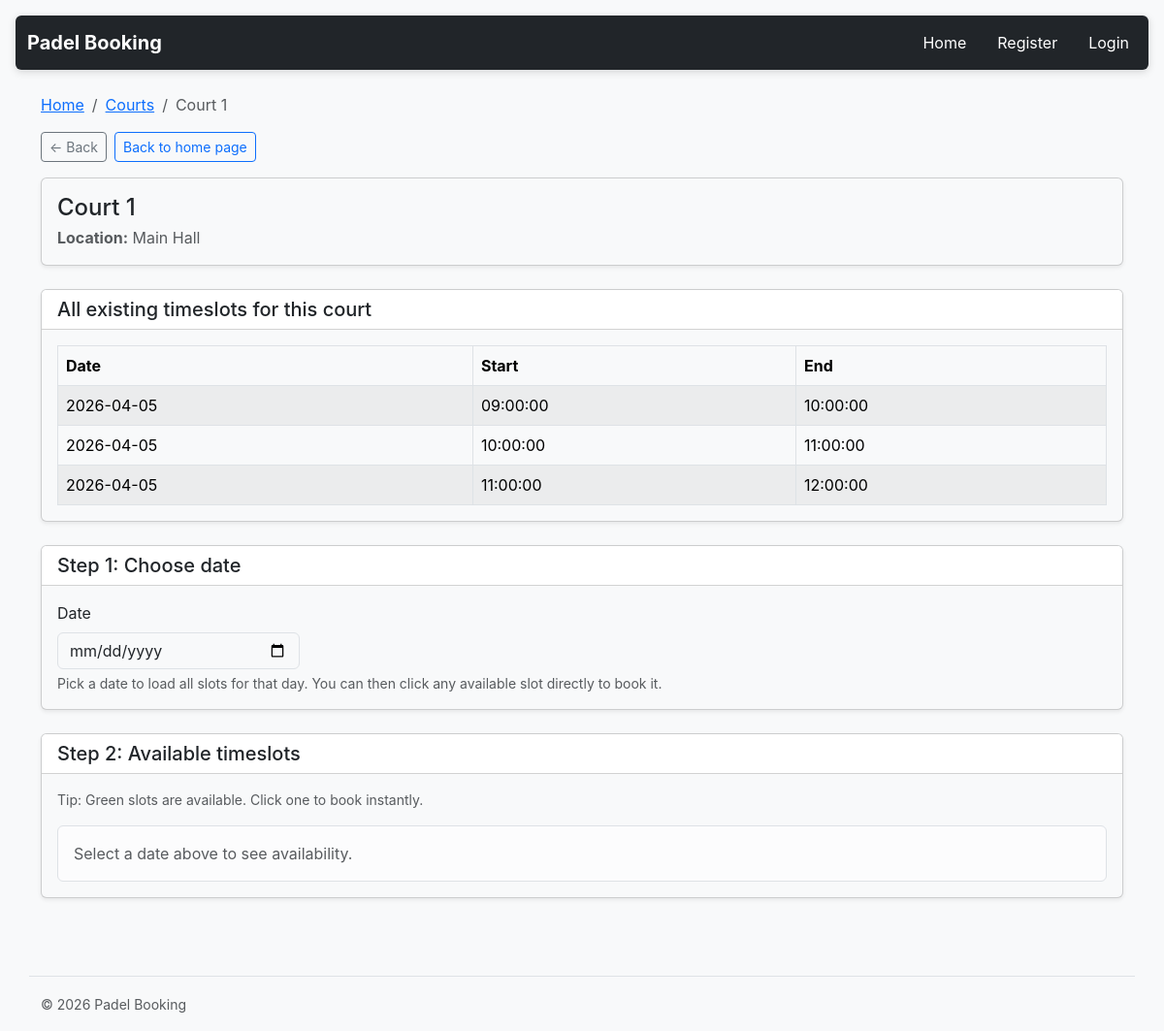
/courts/1, run on the app's committed database.
### tables this page shows
CREATE TABLE IF NOT EXISTS courts (
  id INT UNSIGNED NOT NULL AUTO_INCREMENT,
  name VARCHAR(100) NOT NULL,
  location VARCHAR(255) NOT NULL,
  PRIMARY KEY (id)
);

CREATE TABLE IF NOT EXISTS timeslots (
  id INT UNSIGNED NOT NULL AUTO_INCREMENT,
  court_id INT UNSIGNED NOT NULL,
  slot_date DATE NOT NULL,
  start_time TIME NOT NULL,
  end_time TIME NOT NULL,
  PRIMARY KEY (id),
  KEY idx_timeslots_court_date (court_id, slot_date),
  UNIQUE KEY uq_timeslot_per_day (court_id, slot_date, start_time, end_time),
  CONSTRAINT fk_timeslots_court
    FOREIGN KEY (court_id) REFERENCES courts(id)
    ON DELETE CASCADE
);

### src/Controllers/CourtController.php (called while the page is built, shortened)
<?php
class CourtController
{
    private CourtService $courtService;
    private TimeslotService $timeslotService;
    public function __construct()
    {
        $this->courtService = new CourtService();
        $this->timeslotService = new TimeslotService();
    }
    public function get(int $id)
    {
        try {
            $court = $this->courtService->getById($id);
            $allTimeslots = $this->timeslotService->getByCourtId($id);
            require __DIR__ . '/../Views/courts/get.php';
        } catch (\Exception $e) {
            $_SESSION['error_message'] = 'An error occurred loading the court: ' . $e->getMessage();
            header('Location: /courts');
            exit;
        }
    }
}

### src/Repositories/CourtRepository.php (called while the page is built, shortened)
<?php
class CourtRepository extends Repository implements ICourtRepository
{
    public function getById(int $id): ?CourtModel
 {
    $pdo = $this->getConnection();
    $sql = "SELECT id, name, location FROM courts WHERE id = :id LIMIT 1";
    $stmt = $pdo->prepare($sql);
    $stmt->execute(['id' => $id]);
    $row = $stmt->fetch(PDO::FETCH_ASSOC);
    return new CourtModel(
        (int)$row['id'],
        $row['name'],
        $row['location']
    );
  }
}

### src/Services/CourtService.php (called while the page is built, shortened)
<?php
class CourtService implements ICourtService
{
    private CourtRepository $courtRepository;
    public function __construct()
    {
        $this->courtRepository = new CourtRepository();
    }
    public function getById(int $id)
   {
      return $this->courtRepository->getById($id);
   }
}

### src/autoload.php (called while the page is built, shortened)
<?php
spl_autoload_register(function (string $class) {
    $prefix = 'App\\';
    $baseDir = __DIR__ . '/';
    $relativeClass = substr($class, strlen($prefix));
    $file = $baseDir . str_replace('\\', '/', $relativeClass) . '.php';
});

### src/Models/CourtModel.php (called while the page is built, shortened)
<?php
class CourtModel
{
    public function __construct(int $id, string $name, string $location)
    {
        $this->name = $name;
        $this->location = $location;
    }
}

### src/Repositories/TimeslotRepository.php (called while the page is built, shortened)
<?php
class TimeslotRepository extends Repository implements ITimeslotRepository
{
    public function getByCourtId(int $courtId): array
    {
        $pdo = $this->getConnection();
        $sql = "SELECT id, court_id, slot_date, start_time, end_time
                FROM timeslots
                WHERE court_id = :court_id
                ORDER BY slot_date ASC, start_time ASC";
        $stmt = $pdo->prepare($sql);
        $stmt->execute(['court_id' => $courtId]);
        $rows = $stmt->fetchAll(PDO::FETCH_ASSOC);
        $timeslots = [];
        foreach ($rows as $row) {
            $timeslots[] = new TimeslotModel(
                (int)$row['id'],
                (int)$row['court_id'],
                $row['slot_date'],
                $row['start_time'],
                $row['end_time']
            );
        }
        return $timeslots;
    }
}

### src/Services/TimeslotService.php (called while the page is built, shortened)
<?php
class TimeslotService implements ITimeslotService
{
    private TimeslotRepository $timeslotRepository;
    public function __construct()
    {
        $this->timeslotRepository = new TimeslotRepository();
    }
    public function getByCourtId(int $courtId): array
    {
        return $this->timeslotRepository->getByCourtId($courtId);
    }
}

### src/Models/TimeslotModel.php (called while the page is built, shortened)
<?php
class TimeslotModel
{
    public function __construct(
        int $id,
        int $courtId,
        string $slotDate,
        string $startTime,
        string $endTime
    ) {
        $this->slotDate = $slotDate;
        $this->startTime = $startTime;
        $this->endTime = $endTime;
    }
}

### src/Views/courts/get.php (the view, shortened to what this page needs)
<?php require __DIR__ . '/../partials/header.php'; ?>
<?php
require __DIR__ . '/../partials/breadcrumb.php';
?>
<?php require __DIR__ . '/../partials/back_nav.php'; ?>
<div class="card mb-4 shadow-sm">
    <div class="card-body">
        <h1 class="h4 card-title mb-1"><?php echo htmlspecialchars($court->name); ?></h1>
        <p class="card-text text-muted mb-0"><strong>Location:</strong> <?php echo htmlspecialchars($court->location); ?></p>
    </div>
</div>
<?php if (isset($_SESSION['show_my_bookings_button']) && isset($_SESSION['user_id'])): ?>
    <?php unset($_SESSION['show_my_bookings_button']); ?>
    <div class="card mb-4 shadow-sm">
        <div class="card-body text-center py-5">
            <div class="mb-3">
                <svg xmlns="http://www.w3.org/2000/svg" width="56" height="56" fill="currentColor" class="text-success bi bi-check-circle-fill" viewBox="0 0 16 16">
                    <path d="M16 8A8 8 0 1 1 0 8a8 8 0 0 1 16 0zm-3.97-3.03a.75.75 0 0 0-1.08.022L7.477 9.417 5.384 7.323a.75.75 0 0 0-1.06 1.06L6.97 11.03a.75.75 0 0 0 1.079-.02l3.992-4.99a.75.75 0 0 0-.01-1.05z"/>
                </svg>
            </div>
            <h2 class="h5 mb-2">Booking Confirmed!</h2>
            <p class="text-muted mb-4">Your court has been successfully booked.</p>
            <div class="d-flex justify-content-center gap-3">
                <a href="/courts/<?php echo (int)$court->id; ?>" class="btn btn-outline-primary">Add Another Booking</a>
                <a href="/my-bookings" class="btn btn-primary">Go to My Bookings</a>
            </div>
        </div>
    </div>
<?php else: ?>
    <div class="card mb-4 shadow-sm">
        <div class="card-header bg-white">
            <h2 class="h5 mb-0">All existing timeslots for this court</h2>
        </div>
        <div class="card-body">
            <?php if (empty($allTimeslots)): ?>
                <div class="alert alert-secondary mb-0">No timeslots configured yet for this court.</div>
            <?php else: ?>
                <div class="table-responsive">
                    <table class="table table-striped table-bordered align-middle mb-0">
                        <thead>
                            <tr>
                                <th>Date</th>
                                <th>Start</th>
                                <th>End</th>
                            </tr>
                        </thead>
                        <tbody>
                            <?php foreach ($allTimeslots as $t): ?>
                                <tr class="timeslot-overview-row" data-slot-date="<?php echo htmlspecialchars($t->slotDate); ?>" style="cursor:pointer;" title="Click to load this date and book a slot">
                                    <td><?php echo htmlspecialchars($t->slotDate); ?></td>
                                    <td><?php echo htmlspecialchars($t->startTime); ?></td>
                                    <td><?php echo htmlspecialchars($t->endTime); ?></td>
                                </tr>
                            <?php endforeach; ?>
                        </tbody>
                    </table>
                </div>
            <?php endif; ?>
        </div>
    </div>
    <div class="card mb-4 shadow-sm">
        <div class="card-header bg-white">
            <h2 class="h5 mb-0">Step 1: Choose date</h2>
        </div>
        <div class="card-body">
            <label for="datePicker" class="form-label">Date</label>
            <input type="date" id="datePicker" class="form-control" style="max-width: 250px;" aria-describedby="dateHelp">
            <div id="dateHelp" class="form-text">Pick a date to load all slots for that day. You can then click any available slot directly to book it.</div>
        </div>
    </div>
    <div class="card mb-4 shadow-sm">
        <div class="card-header bg-white">
            <h2 class="h5 mb-0">Step 2: Available timeslots</h2>
        </div>
        <div class="card-body">
            <p class="text-muted small mb-3">Tip: Green slots are available. Click one to book instantly.</p>
            <div id="timeslotsBox">
                <div class="alert alert-light border mb-0 text-muted">
                    Select a date above to see availability.
                </div>
            </div>
        </div>
    </div>
<?php endif; ?>
<?php require __DIR__ . '/../partials/footer.php'; ?>

### data on the page
courts: name "Court 1", location "Main Hall"
timeslots: slot_date "2026-04-05", start_time "09:00:00", end_time "10:00:00"
timeslots: slot_date "2026-04-05", start_time "10:00:00", end_time "11:00:00"
timeslots: slot_date "2026-04-05", start_time "11:00:00", end_time "12:00:00"

### other printed values
$item['label'] "Home"
$item['label'] "Courts"
$item['label'] "Court 1"
$ctaLabel "Back to home page"
